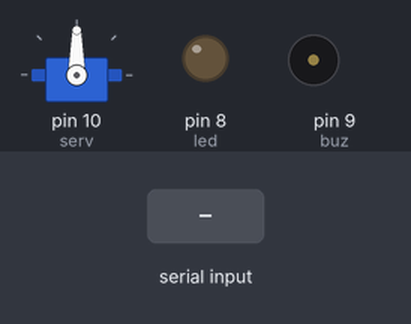
Bench run of a sketch on a simulated Arduino Uno, built with avr-gcc and run on an emulated ATmega328P. Shown: servo, output pins drawn as LEDs (lit = HIGH), buzzer (waves = sounding, pin HIGH). Inputs (shaded band) come from the test bench.

Above: at 1.2 s.
1.3 s: "3" received over Serial
At 2.3 s:
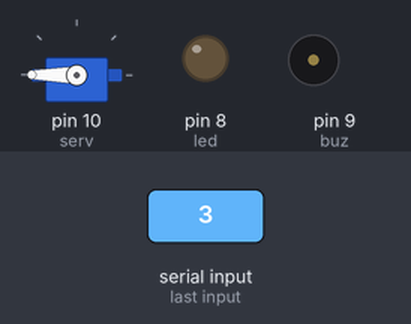
Timing chart, 0 to 4.3 s (numbered marks = the images above; inputs shaded):
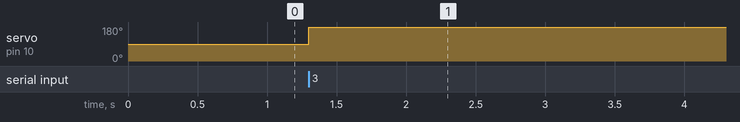

The sketch:

cercetare.ino
```cpp
#include<Servo.h>

Servo serv;

int loc=0; //location of the tip of sevo
int led =8;
int buz = 9;
void setup() {
  Serial.begin(9600);
  // put your setup code here, to run once:
    pinMode(led,OUTPUT); //led pin
    pinMode(buz,OUTPUT); //buz pin
    serv.attach(10);
}


void loop() {

  // put your main code here, to run repeated
  if(Serial.read() == '1'){
    digitalWrite(led,1);
    digitalWrite(buz,0);
  }
  else if(Serial.read() == '2'){
    digitalWrite(led,0);
    digitalWrite(buz,1);
  }
  else if(Serial.read() == '3'){
    digitalWrite(led,0);
    digitalWrite(buz,0);
    serv.write(180);
  }
  else if(Serial.read() == '4'){
    digitalWrite(led,0);
    digitalWrite(buz,0);
    serv.write(0);
  }


}
```

Measured:
- after the input at 1.3 s, servo on pin 10 (serv): 90° → 180° at once
